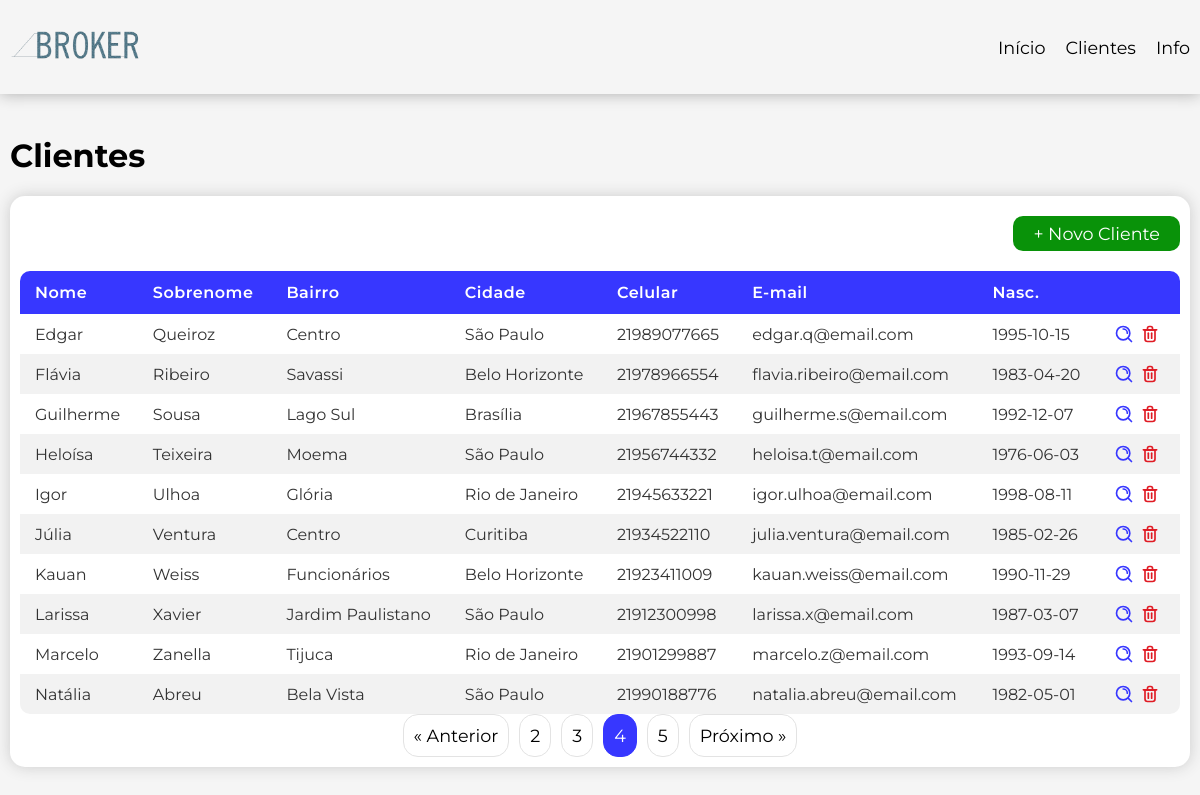
/clientes?page=4, run on the app's committed database.
### tables this page shows
CREATE TABLE IF NOT EXISTS addresses (
    id INT AUTO_INCREMENT NOT NULL,
    id_customer INT NOT NULL,
    street VARCHAR(100) NOT NULL,
    number INT NOT NULL,
    complement VARCHAR(10),
    neighborhood VARCHAR(100) NOT NULL,
    city VARCHAR(100) NOT NULL,
    state CHAR(2) NOT NULL,
    cep VARCHAR(8) NOT NULL,
    active BOOLEAN NOT NULL DEFAULT TRUE,
    created_at TIMESTAMP NOT NULL,
    modified_at TIMESTAMP NULL,
    deleted_at TIMESTAMP NULL,
    PRIMARY KEY(id),
    
    FOREIGN KEY(id_customer) 
    REFERENCES customers(id)
    ON DELETE CASCADE
);

CREATE TABLE IF NOT EXISTS customers (
    id INT AUTO_INCREMENT NOT NULL,
    first_name VARCHAR(40) NOT NULL,
    last_name VARCHAR(40) NOT NULL,
    cpf VARCHAR(11) UNIQUE,
    birth_date DATE,
    cellphone VARCHAR(15),
    email varchar(254),
    active BOOLEAN NOT NULL DEFAULT TRUE,
    created_at TIMESTAMP NOT NULL,
    modified_at TIMESTAMP NULL,
    deleted_at TIMESTAMP NULL,
    PRIMARY KEY(id)
);

### App/Controller/CustomerController.php (called while the page is built, shortened)
<?php
final class CustomerController {
    private readonly CustomerUsecase $usecase;
    public function __construct(CustomerUsecase $usecase) {
        $this->usecase = $usecase;
    }
    final public function all(): void {
        $limit = 10;
        $currentPage = filter_input(INPUT_GET, 'page', FILTER_VALIDATE_INT) ?? 1;
        $offset = ($currentPage - 1) * $limit;
        $customers = $this->usecase->getAll($limit, $offset);
        $totalPages = ceil($customers['total_records'] / $limit);
        require_once VIEW . 'pages/customers.php';
    }
}

### App/Usecase/CustomerUsecase.php (called while the page is built, shortened)
<?php
final class CustomerUsecase {
    private readonly CustomerRepository $customerRepo;
    public function __construct(CustomerRepository $customerRepo, AddressRepository $addressRepo) {
        $this->customerRepo = $customerRepo;
    }
    public function getAll(int $limit, int $offset):?array {
        $result = $this->customerRepo->fetchAll($limit, $offset);
        if (!empty($result)) {
            return $result;
        }
        return null;
    }
}

### App/Repository/CustomerRepository.php (called while the page is built, shortened)
<?php
class CustomerRepository {
    private readonly mysqli $db;
    public function __construct(mysqli $db) {
        $this->db = $db;
    }
    public function fetchAll(int $limit, int $offset): ?array {
        $totalRecords = $this->countAll();
        $query = "SELECT c.id, c.first_name, c.last_name, c.cpf, c.birth_date, c.cellphone, c.email, a.neighborhood, a.city
                FROM customers c
                LEFT JOIN addresses a ON c.id = a.id_customer
                WHERE c.active = true
                LIMIT ? OFFSET ?";
        $stmt = $this->db->prepare($query);
        $success = $stmt->bind_param("ii", $limit, $offset);
        $stmt->execute();
        $result = $stmt->get_result()->fetch_all(MYSQLI_ASSOC);
        if (!empty($result)) {
            $customers = [];
            foreach ($result as $row) {
                $address = new AddressDtoResponse(null, null,null,null,$row['neighborhood'],$row['city']);
                $customer = new CustomerDtoResponse($row['id'], $row['first_name'], $row['last_name'], $row['cpf'], $row['birth_date'],
                        $row['email'], $row['cellphone'], $address);
                $customers[] = $customer;
            }
            return [
                'customers' => $customers,
                'total_records' => $totalRecords
            ];
        }
        return null;
    }
    public function countAll(): int {
        $query = "SELECT COUNT(id)
                    FROM customers
                    WHERE active = true;";
        $result = $this->db->query($query)->fetch_row();
        return (int) $result[0];
    }
}

### App/Dto/Response/CustomerDtoResponse.php (called while the page is built, shortened)
<?php
    final class CustomerDtoResponse {
        private ?int $id;
        private ?string $firstName;
        private ?string $lastName;
        private ?string $birthDate;
        private ?string $email;
        private ?string $cellphone;
        private ?AddressDtoResponse $address;
        public function getId(): ?int {
            return $this->id;
        }
        public function getFirstName(): ?string {
            return $this->firstName;
        }
        public function getLastName(): ?string {
            return $this->lastName;
        }
        public function getBirthDate(): ?string {
            return $this->birthDate;
        }
        public function getEmail(): ?string {
            return $this->email;
        }
        public function getCellphone(): ?string {
            return $this->cellphone;
        }
        public function getAddress(): ?AddressDtoResponse {
            return $this->address;
        }
        private function setId(?int $id): void {
            $this->id = $id;
        }
        public function setFirstName(?string $firstName): void {
            $this->firstName = $firstName;
        }
        public function setLastName(?string $lastName): void {
            $this->lastName = $lastName;
        }
        public function setBirthDate(?string $birthDate): void {
            $this->birthDate = $birthDate;
        }
        public function setEmail(?string $email): void {
            if (!empty($email)) {
                if (filter_var($email, FILTER_VALIDATE_EMAIL)) {
                    $this->email = $email;
                    return;
                }
                throw new Exception("Email is not valid", 400);
            } else {
                $this->email = $email;
            }
        }
        public function setCellphone(?string $cellphone): void {
            $this->cellphone = $cellphone;
        }
        public function setAddress(?AddressDtoResponse $address): void {
            $this->address = $address;
        }
    }

### App/Dto/Response/AddressDtoResponse.php (called while the page is built, shortened)
<?php
final class AddressDtoResponse {
    private ?string $neighborhood;
    private ?string $city;
    public function getNeighborhood(): ?string {
        return $this->neighborhood;
    }
    public function getCity(): ?string {
        return $this->city;
    }
    public function setNeighborhood(?string $neighborhood): void {
        $this->neighborhood = $neighborhood;
    }
    public function setCity(?string $city): void {
        $this->city = $city;
    }
}

### App/view/components/table.php (the view, shortened to what this page needs)
<div class="container">
    <h1>Clientes</h1>
    <div class="table-group bg-white">
        <div class="table-header">
            <a href="./clientes/cadastrar" class="btn-actions new">+ Novo Cliente</a>
        </div>
        <div class="table-container">
            <table>
                <thead>
                    <tr>
                        <th>Nome</th>
                        <th>Sobrenome</th>
                        <th>Bairro</th>
                        <th>Cidade</th>
                        <th>Celular</th>
                        <th>E-mail</th>
                        <th>Nasc.</th>
                        <th></th>
                    </tr>
                </thead>
                <tbody>
                    <?php if (empty($customers)): ?>
                        <tr>
                            <td colspan="8">Ainda não há clientes cadastrados</td>
                        </tr>
                    <?php else: ?>
                        <?php foreach ($customers['customers'] as $customer): ?>
                            <tr>
                                <td><?= $customer->getFirstName() ?></td>
                                <td><?= $customer->getLastName() ?></td>
                                <td><?= $customer->getAddress()->getNeighborhood() ?></td>
                                <td><?= $customer->getAddress()->getCity() ?></td>
                                <td><?= $customer->getCellphone() ?></td>
                                <td><?= $customer->getEmail() ?></td>
                                <td><?= $customer->getBirthDate() ?></td>
                                <td  class="table-actions" colspan="2">
                                    <a class="action-icon" href="<?= 'clientes/cadastrar?id=' . $customer->getId() ?>">
                                    </a>
                                    <a class="action-icon" href="<?= 'clientes/excluir?id=' . $customer->getId() ?>">
                                    </a>
                                </td>
                            </tr>
                        <?php endforeach; ?>
                    <?php endif ?>
                </tbody>
            </table>
        </div>
        <?php if ($totalPages > 1): ?>
            <div id="pagination">
                <a href="?page=<?= max(1, $currentPage - 1) ?>"
                class="btn-page <?= ($currentPage <= 1) ? 'disabled' : '' ?>">
                &laquo; Anterior
                </a>
                <?php for ($i = max(1, $currentPage - 2); $i <= min($totalPages, $currentPage + 2); $i++): ?>
                    <a href="?page=<?= $i ?>"
                    class="btn-page <?= ($i == $currentPage) ? 'active' : '' ?>">
                    <?= $i ?>
                    </a>
                <?php endfor; ?>
                <a href="?page=<?= min($totalPages, $currentPage + 1) ?>"
                class="btn-page <?= ($currentPage >= $totalPages) ? 'disabled' : '' ?>">
                Próximo &raquo;
                </a>
            </div>
        <?php endif; ?>
    </div>
</div>

### public/styles/main.css (style rules this page uses)
* { font-family: "Montserrat", sans-serif; box-sizing: border-box; }
a { text-decoration: none; font-size: 1.1rem; cursor: pointer; margin: 0; }
body { margin: 0; padding: 0; background-color: var(--white-background); }
.container { display: flex; flex-direction: column; width: 100%; max-width: var(--default-width-screen); padding: 20px 10px; }
.bg-white { background-color: white; box-shadow: 0 0 15px rgb(203, 203, 203); }
.btn-actions { padding: 7px 20px 7px 20px; border-radius: 10px; }
.new { background-color: var(--success); color: var(--white); }

### public/styles/variables.css (style rules this page uses)
:root { --primary-color: rgb(55, 55, 255); --secundary-color: rgb(252, 252, 252); --terciary-color: rgb(219, 216, 0); --dark: rgb(15, 15, 15); --white-background: rgb(245, 245, 245); --default-width-screen: 1300px; --white: white; --success: rgb(9, 146, 9); --error: rgb(206, 0, 0); }

### public/styles/table.css (style rules this page uses)
table { border-collapse: collapse; box-shadow: 0 4px 8px rgba(0, 0, 0, 0.1); border-radius: 8px; border-spacing: 0; border: none; width: 100%; font-family: 'Segoe UI', Tahoma, Geneva, Verdana, sans-serif; }
.table-container { margin-top: 20px; width: 100%; overflow-x: auto; border-radius: 10px; }
thead { background-color: var(--primary-color); color: white; }
th { padding: 12px 15px; text-align: left; font-weight: 600; letter-spacing: 0.5px; }
td { padding: 10px 15px; color: #333; }
tbody tr:nth-child(even) { background-color: #f2f2f2; }
tbody tr:last-child td { border-bottom: none; }
.table-header { display: flex; flex-direction: row-reverse; gap: 10px; margin-top: 10px; }
.table-group { padding: 10px; border-radius: 15px; overflow: hidden; }
.table-actions { display: flex; align-items: center; justify-content: space-around; }
.action-icon { width: 20px; height: 20px; display: block; margin-right: 5px; }
.action-icon svg { width: 100%; height: 100%; display: block; }
#pagination { display: flex; justify-content: center; gap: 10px; }
.btn-page { background-color: white; color: black; padding: 10px; border: 1px solid rgb(227, 227, 227); border-radius: 15px; }
.active { background-color: var(--primary-color); color: white; border: 1px solid var(--primary-color); }

### data on the page
addresses: id_customer.first_name "Edgar", id_customer.last_name "Queiroz", neighborhood "Centro", city "São Paulo", id_customer.cellphone "21989077665", id_customer.email "edgar.q@email.com", id_customer.birth_date "1995-10-15"
addresses: id_customer.first_name "Flávia", id_customer.last_name "Ribeiro", neighborhood "Savassi", city "Belo Horizonte", id_customer.cellphone "21978966554", id_customer.email "flavia.ribeiro@email.com", id_customer.birth_date "1983-04-20"
addresses: id_customer.first_name "Guilherme", id_customer.last_name "Sousa", neighborhood "Lago Sul", city "Brasília", id_customer.cellphone "21967855443", id_customer.email "guilherme.s@email.com", id_customer.birth_date "1992-12-07"
addresses: id_customer.first_name "Heloísa", id_customer.last_name "Teixeira", neighborhood "Moema", city "São Paulo", id_customer.cellphone "21956744332", id_customer.email "heloisa.t@email.com", id_customer.birth_date "1976-06-03"
addresses: id_customer.first_name "Igor", id_customer.last_name "Ulhoa", neighborhood "Glória", city "Rio de Janeiro", id_customer.cellphone "21945633221", id_customer.email "igor.ulhoa@email.com", id_customer.birth_date "1998-08-11"
addresses: id_customer.first_name "Júlia", id_customer.last_name "Ventura", neighborhood "Centro", city "Curitiba", id_customer.cellphone "21934522110", id_customer.email "julia.ventura@email.com", id_customer.birth_date "1985-02-26"
addresses: id_customer.first_name "Kauan", id_customer.last_name "Weiss", neighborhood "Funcionários", city "Belo Horizonte", id_customer.cellphone "21923411009", id_customer.email "kauan.weiss@email.com", id_customer.birth_date "1990-11-29"
addresses: id_customer.first_name "Larissa", id_customer.last_name "Xavier", neighborhood "Jardim Paulistano", city "São Paulo", id_customer.cellphone "21912300998", id_customer.email "larissa.x@email.com", id_customer.birth_date "1987-03-07"
addresses: id_customer.first_name "Marcelo", id_customer.last_name "Zanella", neighborhood "Tijuca", city "Rio de Janeiro", id_customer.cellphone "21901299887", id_customer.email "marcelo.z@email.com", id_customer.birth_date "1993-09-14"
addresses: id_customer.first_name "Natália", id_customer.last_name "Abreu", neighborhood "Bela Vista", city "São Paulo", id_customer.cellphone "21990188776", id_customer.email "natalia.abreu@email.com", id_customer.birth_date "1982-05-01"
